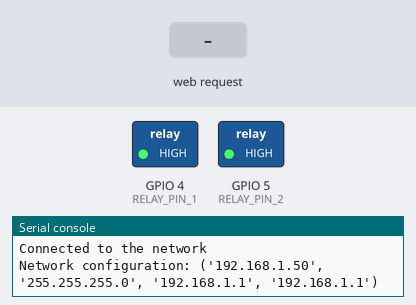
A program run on a simulated ESP32 board running MicroPython. Parts: switched loads named in the program (green lamp = pin HIGH), the last lines printed to the serial console. Inputs (shaded band) come from the test bench. WiFi joins after 1.5 s.

Above: at 3.7 s.
3.8 s: HTTP request GET /?Relay1=ON received
At 5.0 s:
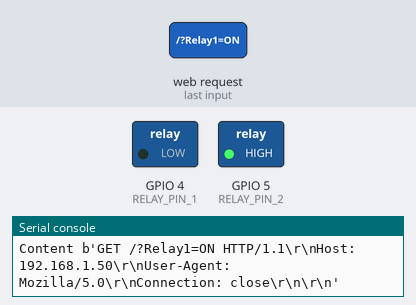
5.3 s: HTTP request GET /?Relay1=OFF received
At 6.1 s:
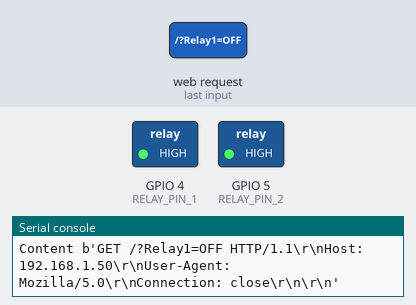
6.8 s: HTTP request GET /?Relay2=ON received
At 7.2 s:
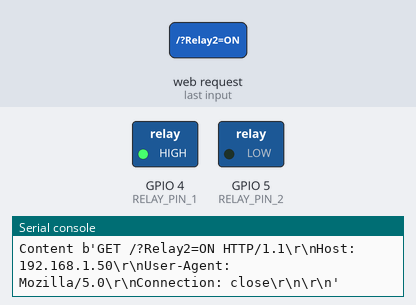
8.3 s: HTTP request GET /?Relay2=OFF received
At 9.6 s:
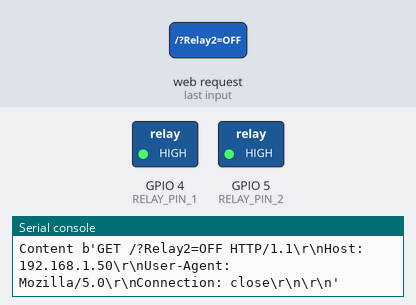
Timing chart, 0 to 10.8 s (numbered marks = the images above; inputs shaded):
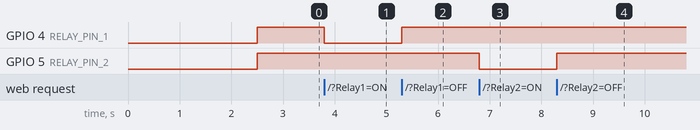

The program:

main.py
```python
import machine
import usocket as socket
import time
import network

# Initialize a timeout variable for WiFi connection
timeout = 0

# Create a network.WLAN object to manage the WiFi connection
wifi = network.WLAN(network.STA_IF)

# Restart WiFi by disabling and re-enabling it
wifi.active(False)
time.sleep(0.5)
wifi.active(True)

# Connect to a WiFi network with SSID 'Arc' and password 'qwerty0902'
wifi.connect('Jarvis', '12345678')

if not wifi.isconnected():
    print('Connecting...')
    while (not wifi.isconnected() and timeout < 5):
        print(5 - timeout)
        timeout = timeout + 1
        time.sleep(1)

if wifi.isconnected():
    print('Connected to the network')
    print('Network configuration:', wifi.ifconfig())

# HTML Document
html = '''<!DOCTYPE html>
<html>
<center><h2>ESP32 Relay Control</h2></center>
<form>
<center>
<h3>Relay 1 Control</h3>
<button name="Relay1" value='ON' type='submit'>Turn ON</button>
<button name="Relay1" value='OFF' type='submit'>Turn OFF</button>
<h3>Relay 2 Control</h3>
<button name="Relay2" value='ON' type='submit'>Turn ON</button>
<button name="Relay2" value='OFF' type='submit'>Turn OFF</button>
</center>
'''

# Relay Pin Declarations (GPIO Pin 12 for Relay 1 and GPIO Pin 13 for Relay 2)
RELAY_PIN_1 = machine.Pin(4, machine.Pin.OUT)
RELAY_PIN_2 = machine.Pin(5, machine.Pin.OUT)

# Initialize the relays to the OFF state (1 - inverted logic)
RELAY_PIN_1.value(1)
RELAY_PIN_2.value(1)

# Initializing a socket for the web server
s = socket.socket(socket.AF_INET, socket.SOCK_STREAM)  # AF_INET - Internet Socket, SOCK_STREAM - TCP protocol

Host = ''  # An empty string allows connections from all IP addresses
Port = 80  # Port 80 is used for HTTP
s.bind((Host, Port))  # Bind the socket to the host and port

s.listen(5)  # Listen for up to 5 clients simultaneously

# Main loop
while True:
    connection_socket, address = s.accept()  # Accept a new connection and get the socket and address of the client
    print('Got a connection from', address)
    request = connection_socket.recv(1024)  # Receive the client's request, up to 1024 bytes
    print('Content', request)  # Print the received request
    request = str(request)  # Convert the request from bytes to a string

    # Check if the request contains '/?Relay1=ON' or '/?Relay1=OFF' indicating a relay 1 control request
    RELAY1_ON = request.find('/?Relay1=ON')
    RELAY1_OFF = request.find('/?Relay1=OFF')

    # Check if the request contains '/?Relay2=ON' or '/?Relay2=OFF' indicating a relay 2 control request
    RELAY2_ON = request.find('/?Relay2=ON')
    RELAY2_OFF = request.find('/?Relay2=OFF')

    # If '/?Relay1=ON' is found in the request, turn Relay 1 ON (set GPIO pin to 0 - inverted logic)
    if RELAY1_ON >= 0:
        RELAY_PIN_1.value(0)

    # If '/?Relay1=OFF' is found in the request, turn Relay 1 OFF (set GPIO pin to 1 - inverted logic)
    if RELAY1_OFF >= 0:
        RELAY_PIN_1.value(1)

    # If '/?Relay2=ON' is found in the request, turn Relay 2 ON (set GPIO pin to 0 - inverted logic)
    if RELAY2_ON >= 0:
        RELAY_PIN_2.value(0)

    # If '/?Relay2=OFF' is found in the request, turn Relay 2 OFF (set GPIO pin to 1 - inverted logic)
    if RELAY2_OFF >= 0:
        RELAY_PIN_2.value(1)

    try:
        # Send the HTML document as a response to the connected client
        response = html
        connection_socket.send(response)
    except OSError as e:
        print('Error sending response:', e)

    # Close the connection socket for this client
    connection_socket.close()
```

Measured:
- after the input at 3.8 s, GPIO 4 (RELAY_PIN_1): HIGH → LOW at once
- after the input at 5.3 s, GPIO 4 (RELAY_PIN_1): LOW → HIGH at once
- after the input at 6.8 s, GPIO 5 (RELAY_PIN_2): HIGH → LOW at once
- after the input at 8.3 s, GPIO 5 (RELAY_PIN_2): LOW → HIGH at once
